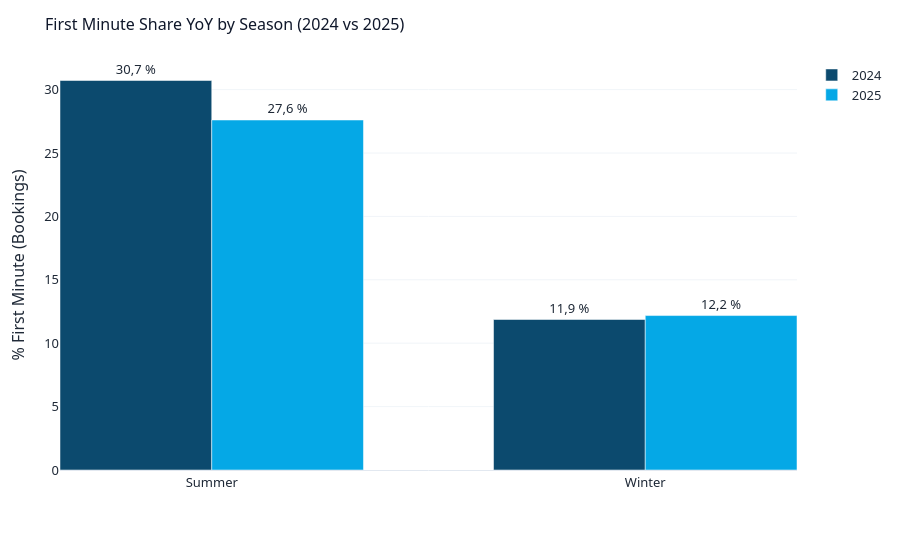

The notebook cell this image was saved under:
### Code cell
seasons = ["Summer", "Winter"]
pct_2024, pct_2025 = [], []
for season in seasons:
    sub24 = clear_data[(clear_data.departure_season == season) & (clear_data.booking_year == 2024)]
    sub25 = clear_data[(clear_data.departure_season == season) & (clear_data.booking_year == 2025)]
    pct_2024.append(sub24[sub24.first_minute].bookings.sum() / sub24.bookings.sum() * 100)
    pct_2025.append(sub25[sub25.first_minute].bookings.sum() / sub25.bookings.sum() * 100)

x = np.arange(len(seasons))
width = 0.35
fig_first_minute_yoy_season = go.Figure()
fig_first_minute_yoy_season.add_trace(go.Bar(x=x - width / 2, y=pct_2024, width=width, name="2024", marker_color=blue_dark,
    text=[f"{format_eu(v, 1)} %" for v in pct_2024], textposition="outside",
    customdata=seasons,
    hovertemplate="<b>%{customdata} 2024</b><br>First Minute share: %{y:.1f} %<extra></extra>"))
fig_first_minute_yoy_season.add_trace(go.Bar(x=x + width / 2, y=pct_2025, width=width, name="2025", marker_color=sea_blue,
    text=[f"{format_eu(v, 1)} %" for v in pct_2025], textposition="outside",
    customdata=seasons,
    hovertemplate="<b>%{customdata} 2025</b><br>First Minute share: %{y:.1f} %<extra></extra>"))

fig_first_minute_yoy_season.update_layout(title="First Minute Share YoY by Season (2024 vs 2025)", yaxis_title="% First Minute (Bookings)")
fig_first_minute_yoy_season.update_layout(**CHART_LAYOUT)
fig_first_minute_yoy_season.update_xaxes(tickmode="array", tickvals=x, ticktext=seasons)

os.makedirs("output", exist_ok=True)
fig_first_minute_yoy_season.write_html("output/first_minute_yoy_season.html", full_html=False, include_plotlyjs=False)

fig_first_minute_yoy_season.show()

### Figure 1 — Plotly figure (JSON) as saved in the notebook; plotly's stock layout.template omitted (floating-point values rounded to 4 significant figures)
{"data": [{"customdata": ["Summer", "Winter"], "hovertemplate": "<b>%{customdata} 2024</b><br>First Minute share: %{y:.1f} %<extra></extra>", "marker": {"color": "#0c4a6e"}, "name": "2024", "text": ["30,7 %", "11,9 %"], "textposition": "outside", "type": "bar", "width": 0.35, "x": [-0.175, 0.825], "y": [30.72, 11.87]}, {"customdata": ["Summer", "Winter"], "hovertemplate": "<b>%{customdata} 2025</b><br>First Minute share: %{y:.1f} %<extra></extra>", "marker": {"color": "#05a8e6"}, "name": "2025", "text": ["27,6 %", "12,2 %"], "textposition": "outside", "type": "bar", "width": 0.35, "x": [0.175, 1.175], "y": [27.6, 12.18]}], "layout": {"font": {"color": "#1f2937", "family": "Segoe UI, Roboto, Helvetica Neue, Arial, sans-serif", "size": 13}, "hoverlabel": {"bgcolor": "white", "font": {"family": "Segoe UI, Roboto, Helvetica Neue, Arial, sans-serif", "size": 13}}, "margin": {"b": 90, "l": 60, "r": 40, "t": 60}, "paper_bgcolor": "white", "plot_bgcolor": "white", "separators": ", ", "title": {"font": {"color": "#0f172a", "size": 16}, "text": "First Minute Share YoY by Season (2024 vs 2025)"}, "xaxis": {"linecolor": "#e2e8f0", "showgrid": false, "showline": true, "tickmode": "array", "ticktext": ["Summer", "Winter"], "tickvals": [0, 1], "zeroline": false}, "yaxis": {"gridcolor": "#f1f5f9", "showgrid": true, "showline": false, "title": {"text": "% First Minute (Bookings)"}, "zeroline": false}}}
